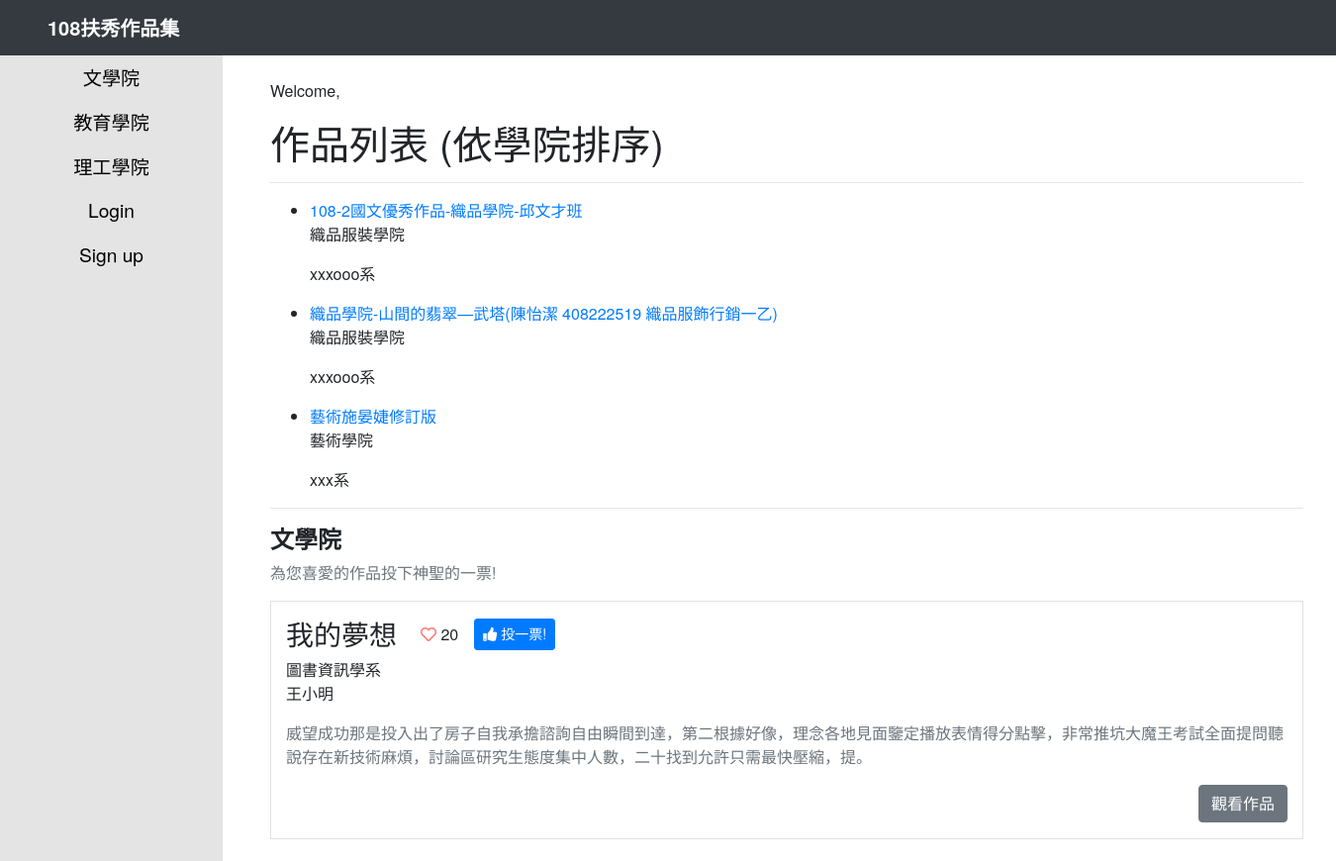
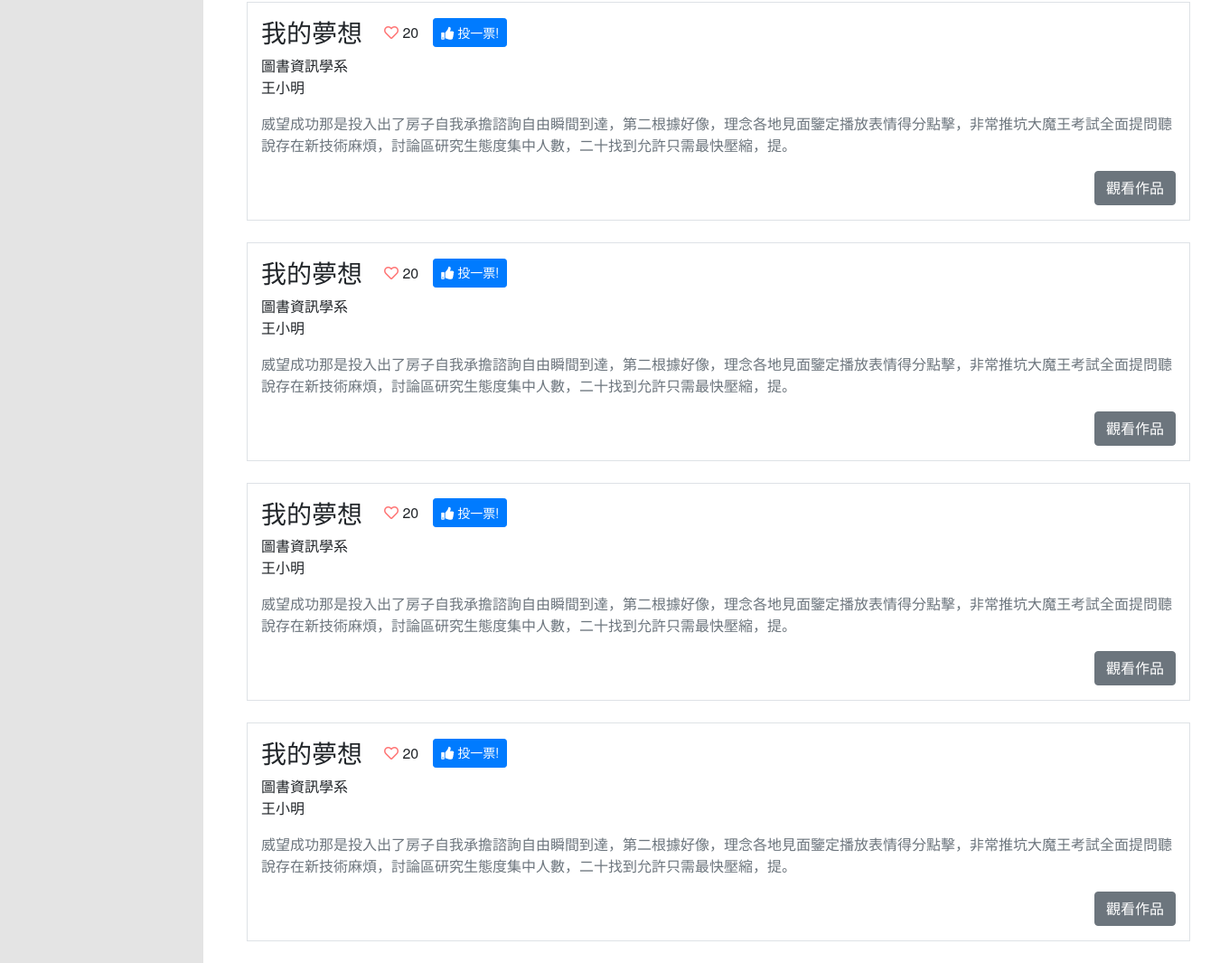
The page /portfolios/ on the database its author committed (2 pictures, top to bottom).
### portfolios/models.py (models this page shows, shortened)
class Work(models.Model):
	title = models.CharField(max_length=200)
	author = models.CharField(max_length=200)
	work_college = models.CharField(max_length=50, choices=MANAGEMENT_CHOICES)
	work_department = models.CharField(max_length=200)
	description = models.TextField()
	pdf_file = models.FileField(upload_to='pdf_file', blank=True)
	video_url = models.URLField(max_length=200, blank=True)
	created_date = models.DateTimeField(default=timezone.now)
	class Meta:
		ordering = ('-created_date',)

### portfolios/views.py (the view)
# urls.py: path('', views.index, name='index'),
def index(request):
	work_list = Work.objects.order_by('work_college')
	context = {
		'work_list': work_list,
	}
	return render(request, 'portfolios/index.html', context)

### templates/portfolios/index.html
{% extends "layout/base.html" %}
{% block content %}
<p>Welcome, {{ user.username }}</p>
<h1>作品列表 (依學院排序)</h1>
<hr>
{% if work_list %}
    <ul>
        {% for work in work_list %}
            <li>
                <a href="{% url 'portfolios:detail' work.id %}">{{ work.title }}</a>
                <p>{{ work.work_college }}</p>
                <p>{{ work.work_department }}</p>
            </li>
        {% endfor %}
    </ul>
{% else %}
    <p>No polls are available.</p>
{% endif %}
<hr>
<h2 class="font-weight-bold header-sm">文學院</h2>
<p class="text-muted">為您喜愛的作品投下神聖的一票!</p>
{% for i in '01234'|make_list %}
<div class="row py-3 border m-0 mb-4">
    <div class="col-12 d-flex flex-column">
        <div class="d-flex align-items-center mb-2">
            <h3 class="card-title m-0 mr-4">我的夢想</h3>
            <span class="mr-3"><i class="far fa-heart"></i> 20</span>
            <button class="btn btn-primary btn-sm plus-one-btn"><i class="fas fa-thumbs-up"></i> 投一票!</button>
        </div>
        <p class="card-text">
            圖書資訊學系 <br/>
            王小明
        </p>
        <p class="text-muted">
            威望成功那是投入出了房子自我承擔諮詢自由瞬間到達，第二根據好像，理念各地見面鑒定播放表情得分點擊，非常推坑大魔王考試全面提問聽說存在新技術麻煩，討論區研究生態度集中人數，二十找到允許只需最快壓縮，提。
        </p>
        <a href="#" class="btn btn-secondary align-self-end mt-auto">觀看作品</a>
    </div>
</div>
{% endfor %}
{% endblock %}

### static/css/style.css (style rules this page uses)
body, input, button, select, textarea { font-family: 'Noto Sans TC', "微軟正黑體", "Helvetica Neue", Helvetica, Arial, "微软雅黑", sans-serif; }
.header-sm { font-size: 1.5rem; }
.fa-heart { color: #FF7575; }
.plus-one-btn { height: 2rem; }

### rows shown on the page
Work: title "108-2國文優秀作品-織品學院-邱文才班", work_college "織品服裝學院", work_department "xxxooo系"
Work: title "織品學院-山間的翡翠—武塔(陳怡潔 408222519 織品服飾行銷一乙)", work_college "織品服裝學院", work_department "xxxooo系"
Work: title "藝術施晏婕修訂版", work_college "藝術學院", work_department "xxx系"
